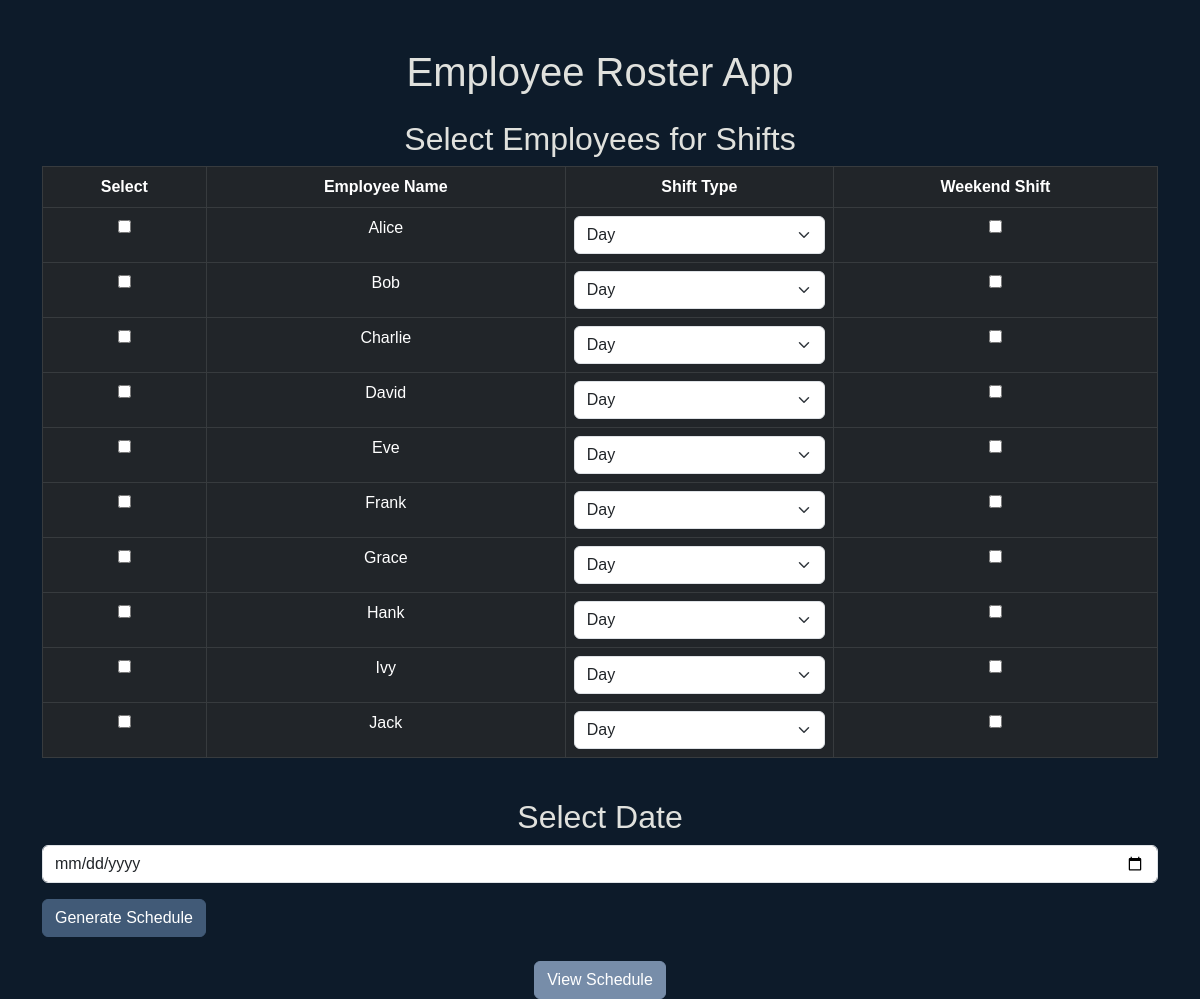
The page / on the database its author committed.
### tables this page shows
CREATE TABLE employees (
                id INTEGER PRIMARY KEY AUTOINCREMENT,
                name TEXT NOT NULL,
                shifts TEXT
            );

### app.py (the view)
@app.route('/')
def home():
    with sqlite3.connect(DATABASE) as conn:
        cursor = conn.cursor()
        employees = cursor.execute('SELECT * FROM employees').fetchall()
    return render_template('index.html', employees=employees)

### templates/index.html (shortened to what this page needs)
<!DOCTYPE html>
<html lang="en">
<head>
    <link href="https://cdn.jsdelivr.net/npm/bootstrap@5.3.0/dist/css/bootstrap.min.css" rel="stylesheet">
    <link rel="stylesheet" href="{{ url_for('static', filename='style.css') }}">
</head>
<body>
    <div class="container mt-5">
        <h1 class="text-center">Employee Roster App</h1>
        <h2 class="mt-4 text-center">Select Employees for Shifts</h2>
        <form action="/generate_schedule" method="POST">
            <div class="table-responsive">
                <table class="table table-bordered table-dark">
                    <thead>
                        <tr>
                            <th>Select</th>
                            <th>Employee Name</th>
                            <th>Shift Type</th>
                            <th>Weekend Shift</th>
                        </tr>
                    </thead>
                    <tbody>
                        {% for employee in employees %}
                        <tr>
                            <td><input type="checkbox" name="employee_ids" value="{{ employee[0] }}"></td>
                            <td>{{ employee[1] }}</td>
                            <td>
                                <select name="shift_{{ employee[0] }}" class="form-select">
                                    <option value="day">Day</option>
                                </select>
                            </td>
                            <td><input type="checkbox" name="weekend_{{ employee[0] }}" value="weekend"></td>
                        </tr>
                        {% endfor %}
                    </tbody>
                </table>
            </div>
            <h2 class="mt-4">Select Date</h2>
            <input type="date" name="date" class="form-control mb-3" required>
            <button type="submit" class="btn btn-primary">Generate Schedule</button>
        </form>
        <div class="text-center mt-4">
            <a href="/view_schedule" class="btn btn-secondary">View Schedule</a>
        </div>
    </div>
</body>
</html>

### static/style.css (style rules this page uses)
:root { --dark-blue: #0d1b2a; --navy-blue: #1b263b; --slate-blue: #415a77; --light-blue: #778da9; --off-white: #e0e1dd; }
body { background-color: var(--dark-blue); color: var(--off-white); font-family: Arial, sans-serif; }
h1, h2 { text-align: center; }
.table-dark { background-color: var(--navy-blue); color: var(--off-white); }
.btn-primary { background-color: var(--slate-blue); border-color: var(--slate-blue); }
.btn-secondary { background-color: var(--light-blue); border-color: var(--light-blue); }
.table th, .table td { text-align: center; }
.form-select { width: 100%; }

### rows shown on the page
employees: name "Alice", id "Day"
employees: name "Bob", id "Day"
employees: name "Charlie", id "Day"
employees: name "David", id "Day"
employees: name "Eve", id "Day"
employees: name "Frank", id "Day"
employees: name "Grace", id "Day"
employees: name "Hank", id "Day"
employees: name "Ivy", id "Day"
employees: name "Jack", id "Day"
